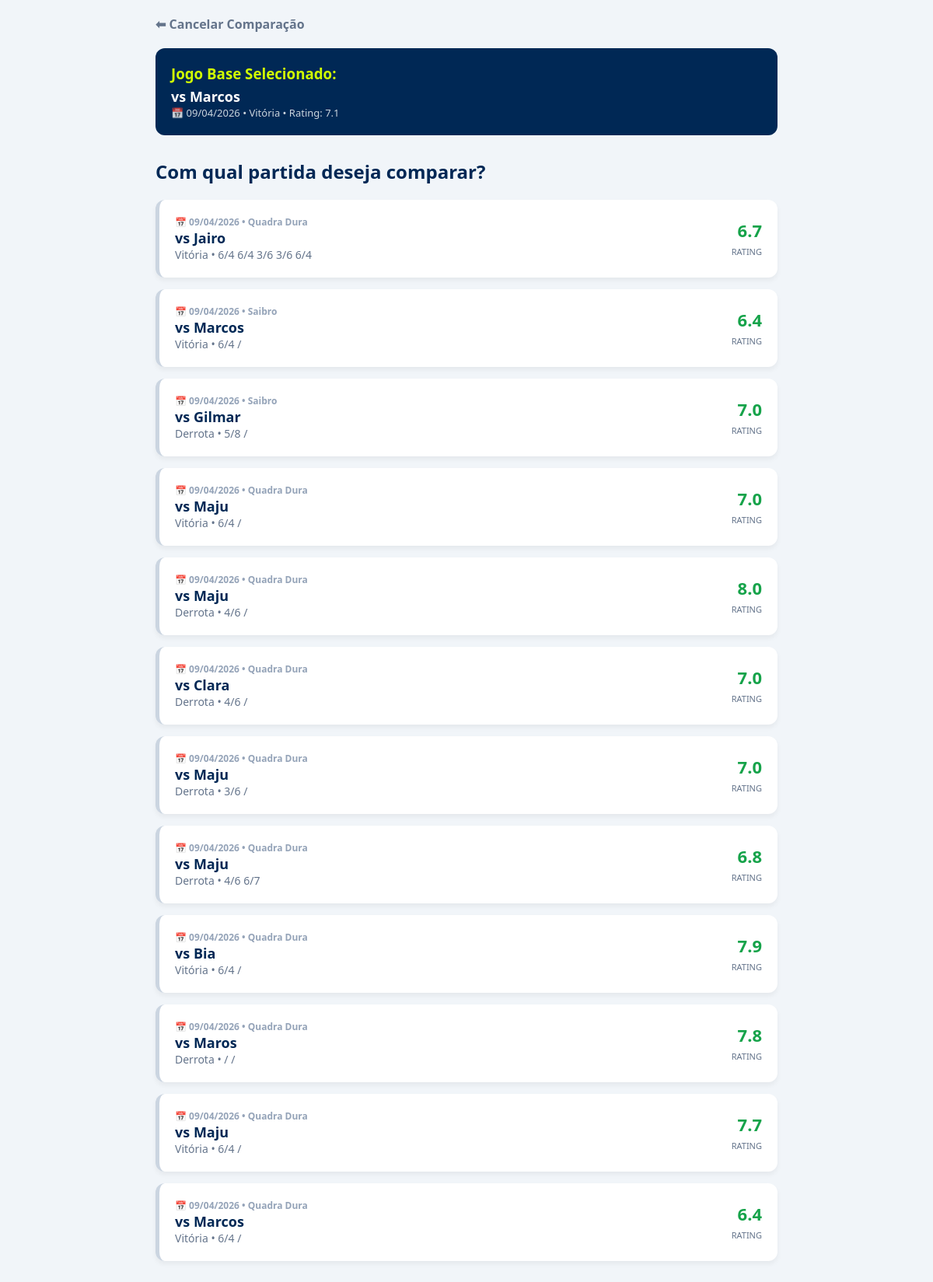
The app's page /select_compare/1 (signed in) with its own data.
### tables this page shows
CREATE TABLE matches (
        id INTEGER PRIMARY KEY AUTOINCREMENT,
        opponent TEXT,
        categoria TEXT,
        match_type TEXT, 
        surface TEXT,
        result TEXT,
        score TEXT,
        match_format TEXT,
        partner TEXT,
        opp_partner TEXT,
        forehand INTEGER,
        backhand INTEGER,
        serve INTEGER,
        first_serve INTEGER,
        second_serve INTEGER,
        double_faults INTEGER,
        return_serve INTEGER,
        slice INTEGER,
        volley INTEGER,
        smash INTEGER,
        dropshot INTEGER,
        footwork INTEGER,
        strategy INTEGER,
        winners INTEGER,
        unforced_errors INTEGER,
        performance_rating REAL,
        notes TEXT,
        match_date TEXT /* NOVA COLUNA: ÍNDICE 27 */
    , game_format TEXT DEFAULT 'Padrão', user_id INTEGER);

### app.py (the view)
@app.route("/select_compare/<int:id>")
@login_required
def select_compare(id):
    conn = sqlite3.connect("database.db")
    c = conn.cursor()
    c.execute("SELECT * FROM matches WHERE id = ? AND user_id = ?", (id, session["user_id"]))
    base_match = c.fetchone()
    c.execute("SELECT * FROM matches WHERE id != ? AND user_id = ? ORDER BY match_date DESC", (id, session["user_id"]))
    other_matches = c.fetchall()
    conn.close()
    if base_match:
        return render_template("select_compare.html", base_match=base_match, matches=other_matches)
    return redirect("/")

### app.py (called while the page is built)
def login_required(f):
    @wraps(f)
    def decorated_function(*args, **kwargs):
        if "user_id" not in session:
            return redirect("/login")
        return f(*args, **kwargs)
    return decorated_function

### templates/select_compare.html (shortened to what this page needs)
<!DOCTYPE html>
<html lang="pt-BR">
<head>
    <link rel="stylesheet" href="{{ url_for('static', filename='style.css') }}">
</head>
<body>
    <div class="container" style="max-width: 800px; margin: 0 auto;">
        <a href="/match/{{ base_match[0] }}" style="color: var(--text-slate); text-decoration: none; font-weight: bold;">⬅ Cancelar Comparação</a>
        <div style="background: var(--atp-blue); color: white; padding: 20px; border-radius: 12px; margin-top: 20px; margin-bottom: 30px;">
            <h3 style="margin: 0 0 5px 0; color: var(--tennis-green);">Jogo Base Selecionado:</h3>
            <div style="font-size: 18px; font-weight: bold;">vs {{ base_match[1] }}</div>
            <div style="font-size: 13px; opacity: 0.8;">📅 {{ base_match[27][8:10] }}/{{ base_match[27][5:7] }}/{{ base_match[27][0:4] }} • {{ base_match[5] }} • Rating: {{ "%.1f"|format(base_match[25]) }}</div>
        </div>
        <h2 style="color: var(--atp-blue);">Com qual partida deseja comparar?</h2>
        {% for match in matches %}
            <a href="/compare/{{ base_match[0] }}/{{ match[0] }}" class="match-card">
                <div>
                    <div style="font-size: 12px; color: #94a3b8; font-weight: bold;">📅 {{ match[27][8:10] }}/{{ match[27][5:7] }}/{{ match[27][0:4] }} • {{ match[4] }}</div>
                    <strong style="font-size: 18px; color: var(--atp-blue);">vs {{ match[1] }}</strong>
                    <div style="font-size: 14px; color: var(--text-slate);">{{ match[5] }} • {{ match[6] }}</div>
                </div>
                <div style="text-align: right;">
                    <div style="font-size: 22px; font-weight: 900; color: #16a34a;">{{ "%.1f"|format(match[25]) }}</div>
                    <span style="font-size: 11px; color: var(--text-slate);">RATING</span>
                </div>
            </a>
        {% endfor %}
    </div>
</body>
</html>

### static/style.css (style rules this page uses)
:root { --bg-fundo: #F5F7FA; --bg-card: #FFFFFF; --texto-escuro: #333333; --texto-claro: #666666; --verde-tenis: #8BC34A; --azul-piscina: #26A69A; --borda: #E0E0E0; }
body { font-family: 'Segoe UI', Tahoma, Geneva, Verdana, sans-serif; background-color: var(--bg-fundo); color: var(--texto-escuro); margin: 0; padding: 20px; }
.container { max-width: 900px; margin: 0 auto; }
h1, h2, h3 { color: var(--texto-escuro); }

### templates/select_compare.html (style rules this page uses)
:root { --atp-blue: #002855; --tennis-green: #d1ff00; --text-slate: #64748b; --bg-main: #f1f5f9; }
body { font-family: 'Segoe UI', Tahoma, sans-serif; background-color: var(--bg-main); padding: 20px; }
.match-card { background: white; padding: 20px; border-radius: 12px; border-left: 5px solid #cbd5e1; box-shadow: 0 4px 6px rgba(0,0,0,0.05); margin-bottom: 15px; display: flex; justify-content: space-between; align-items: center; transition: 0.2s; text-decoration: none; color: inherit; }

### records on screen
matches: opponent "Marcos", match_date "09", match_date "04", match_date "2026", result "Vitória", performance_rating "7.1"
matches: match_date "09", match_date "04", match_date "2026", surface "Quadra Dura", opponent "Jairo", result "Vitória", score "6/4 6/4 3/6 3/6 6/4", performance_rating "6.7"
matches: match_date "09", match_date "04", match_date "2026", surface "Saibro", opponent "Marcos", result "Vitória", score "6/4 /", performance_rating "6.4"
matches: match_date "09", match_date "04", match_date "2026", surface "Saibro", opponent "Gilmar", result "Derrota", score "5/8 /", performance_rating "7.0"
matches: match_date "09", match_date "04", match_date "2026", surface "Quadra Dura", opponent "Maju", result "Vitória", score "6/4 /", performance_rating "7.0"
matches: match_date "09", match_date "04", match_date "2026", surface "Quadra Dura", opponent "Maju", result "Derrota", score "4/6 /", performance_rating "8.0"
matches: match_date "09", match_date "04", match_date "2026", surface "Quadra Dura", opponent "Clara", result "Derrota", score "4/6 /", performance_rating "7.0"
matches: match_date "09", match_date "04", match_date "2026", surface "Quadra Dura", opponent "Maju", result "Derrota", score "3/6 /", performance_rating "7.0"
matches: match_date "09", match_date "04", match_date "2026", surface "Quadra Dura", opponent "Maju", result "Derrota", score "4/6 6/7", performance_rating "6.8"
matches: match_date "09", match_date "04", match_date "2026", surface "Quadra Dura", opponent "Bia", result "Vitória", score "6/4 /", performance_rating "7.9"
matches: match_date "09", match_date "04", match_date "2026", surface "Quadra Dura", opponent "Maros", result "Derrota", score "/ /", performance_rating "7.8"
matches: match_date "09", match_date "04", match_date "2026", surface "Quadra Dura", opponent "Maju", result "Vitória", score "6/4 /", performance_rating "7.7"
matches: match_date "09", match_date "04", match_date "2026", surface "Quadra Dura", opponent "Marcos", result "Vitória", score "6/4 /", performance_rating "6.4"
